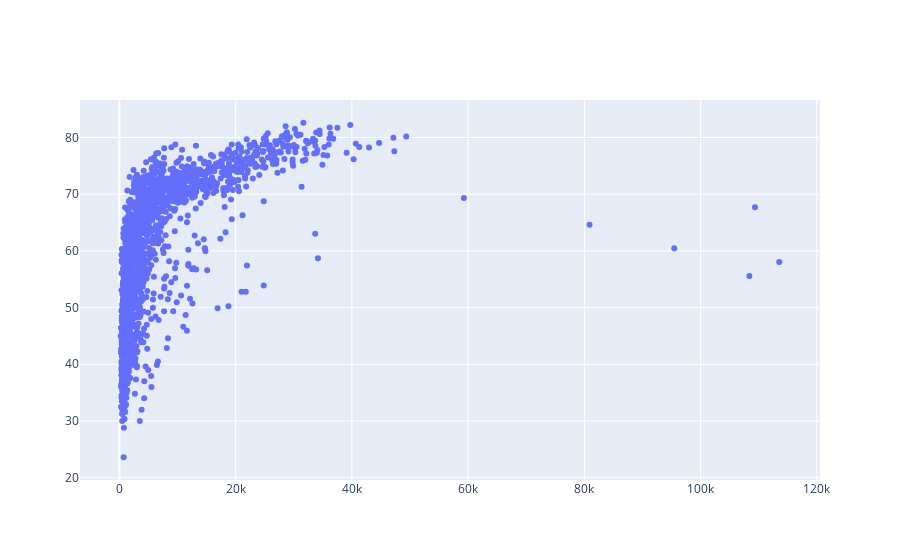

Notebook code cell kept with this figure:
### Markdown cell above
go

### Code cell
# 대륙별 색 다르게 부여하기 + x축 스케일 변환

fig = go.Figure()

fig.add_trace(
    go.Scatter(
        x=df.gdpPercap,
        y=df.lifeExp,
        mode='markers',
        # marker=dict(
        #     size=df['pop'].values,
        # )
    )
)

fig.show()

### Figure 1 — Plotly figure (JSON) as saved in the notebook; plotly's stock layout.template omitted (floating-point values rounded to 4 significant figures; data arrays with more than 128 entries replaced by an {"elided": "..."} marker saying what was removed)
{"data": [{"mode": "markers", "type": "scatter", "x": {"elided": "1704 float values"}, "y": {"elided": "1704 float values"}}], "layout": {}}
